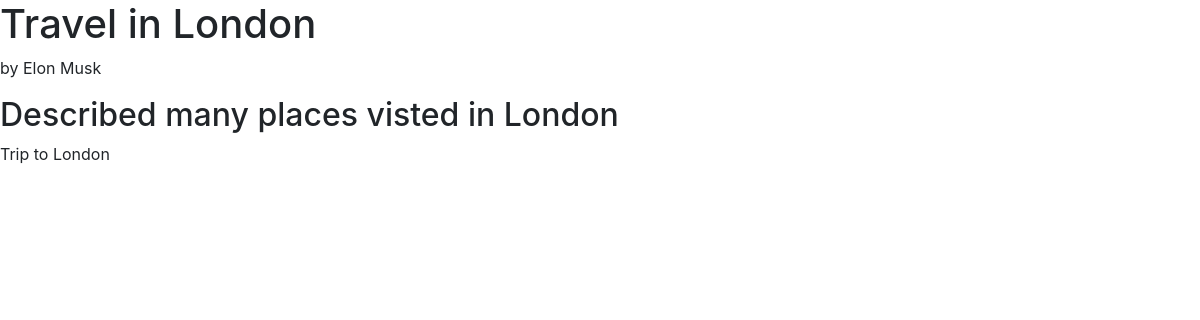
The app's page /blog/2/ (signed in), older data.
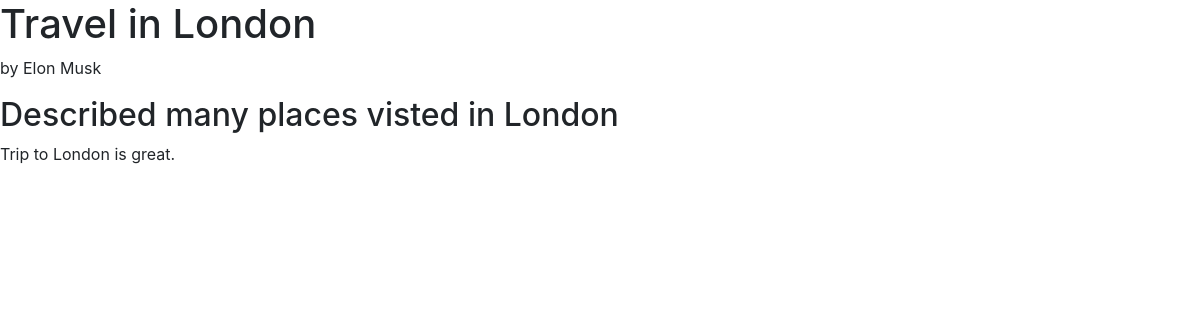
The same page, newer data.
### blog/models.py (models this page shows, shortened)
class Blog(models.Model):
    title = models.CharField(max_length=100, blank=False, null=False)
    description = models.TextField(blank=False, null=False)
    summary = models.CharField(max_length=200, blank=False, null=False)
    author = models.ForeignKey(get_user_model(), blank=True, null=True, related_name="blogs", on_delete=models.CASCADE)
    created_at = models.DateTimeField(auto_now_add=True)
    updated_at = models.DateTimeField(auto_now=True)
    file_upload = models.FileField(upload_to="uploads/", null=True, blank=True)
    class Meta:
        verbose_name = 'Blog'
        verbose_name_plural = 'Blogs'
        permissions = [
            ('view_all_blogs', 'Can view all blogs'),
        ]

### users/models.py (models this page shows)
class CustomUser(AbstractUser):
    following = models.ManyToManyField('self',
                blank=True,
                through=Contact,
                related_name='followers',
                symmetrical=False)

### blog/views.py (the view)
class BlogDetailView(LoginRequiredMixin, PermissionRequiredMixin, DetailView):
    model = Blog
    template_name = "blog/detail.html"
    permission_required = 'blog.view_blog'

### templates/blog/detail.html (shortened to what this page needs)
{% extends "base.html" %}
{% block content %}
    <h1> {{ blog.title }} </h1>
    <p> by {{ blog.author.get_full_name }} </p>
    <h2> {{ blog.summary }} </h2>
    <p> {{ blog.description }}
{% endblock content %}

### templates/base.html (shortened to what this page needs)
{% load static %}
<!DOCTYPE html>
  <head>
    <link rel="stylesheet" href="//code.jquery.com/ui/1.12.1/themes/base/jquery-ui.css">
    <link rel="stylesheet" href="https://stackpath.bootstrapcdn.com/bootstrap/4.3.1/css/bootstrap.min.css"
>
		<link rel="stylesheet" href="https://maxcdn.bootstrapcdn.com/font-awesome/4.6.1/css/font-awesome.min.css">
  </head>
  <body>
    <div id="content">
      {% block content %}
      {% endblock content %}
    </div>
  </body>
</html>

Row changes from the older to the newer data that the page shows:
changed Blog "Travel in London": description "Trip to London" → "Trip to London is great."
